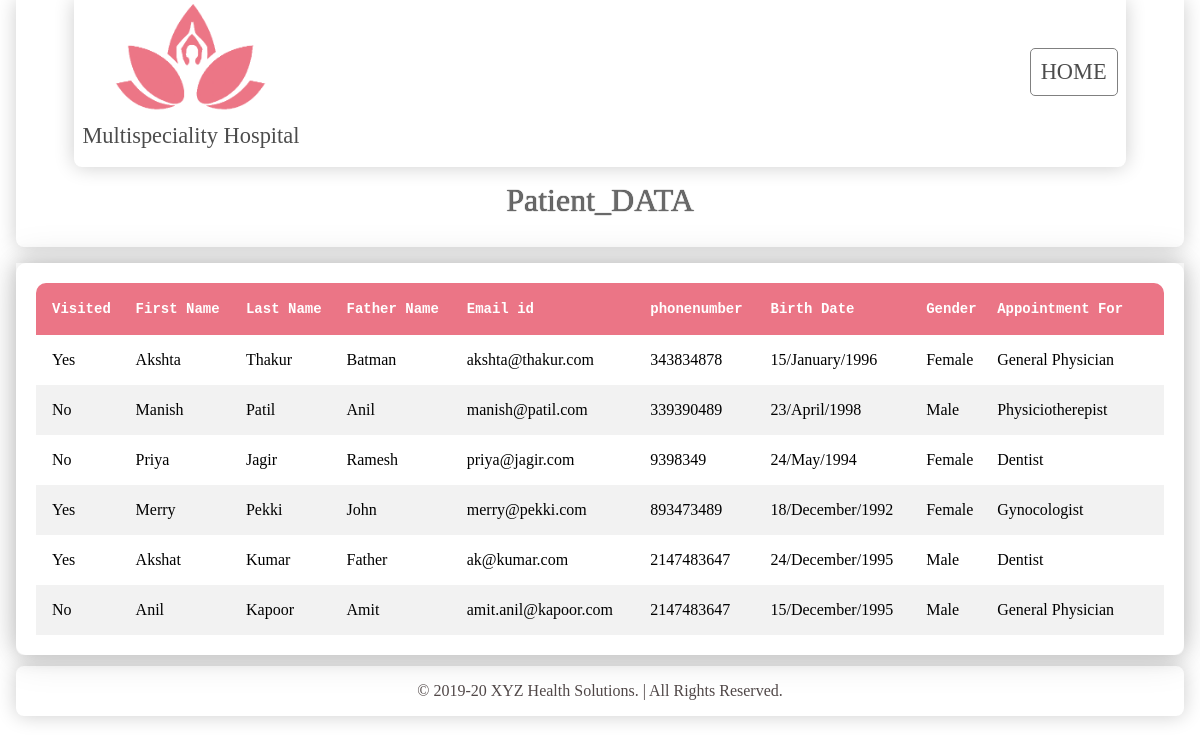
Page /Patient_DATA.php on the committed database.
### tables this page shows
CREATE TABLE `patient` (
  `visited` varchar(5) NOT NULL,
  `firstname` varchar(21) NOT NULL,
  `lastname` varchar(21) NOT NULL,
  `fathername` varchar(20) NOT NULL,
  `emailid` varchar(25) NOT NULL,
  `phonenumber` int(15) NOT NULL,
  `month` varchar(17) NOT NULL,
  `day` int(13) NOT NULL,
  `year` int(11) NOT NULL,
  `gender` varchar(11) NOT NULL,
  `docid` varchar(30) DEFAULT NULL
);

### func.php (the view, shortened to what this page needs)
<?php
$con = mysqli_connect("localhost", "root", "", "health_solution");
function get_patient_details()
{
    global $con;
    $query = "select * from patient";
    $result = mysqli_query($con, $query);
    while ($row = mysqli_fetch_array($result)) {
        $visited = $row['visited'];
        $firstname = $row['firstname'];
        $lastname = $row['lastname'];
        $fathername = $row['fathername'];
        $emailid = $row['emailid'];
        $phonenumber = $row['phonenumber'];
        $month = $row['month'];
        $day = $row['day'];
        $year = $row['year'];
        $gender = $row['gender'];
        $docid = $row['docid'];
        echo "<tr>
      <td>$visited</td>
      <td>$firstname</td>
      <td>$lastname</td>
      <td>$fathername</td>
      <td>$emailid</td>
      <td>$phonenumber</td>
      <td>$day/$month/$year</td>
      <td>$gender</td>
      <td>$docid</td>
    </tr>";
    }
}

### Patient_DATA.php (shortened to what this page needs)
<!DOCTYPE html>
<?php include "func.php";?>
<html lang="en">
<head>
  <link rel="stylesheet" href="styles.css">
</head>
<body>
  <div id="header">
    <div id="logosection">
      <div>
        <img src="img/logoi.png" alt="">
        <p>Multispeciality Hospital</p><br>
      </div>
      <div id="submenu">
        <p><a href="index">HOME</a></p>
      </div>
    </div>
    <p id="labelPD">Patient_DATA</p>
  </div>
  <div id="table_container">
    <div id="table_card">
      <table class="table table-hover">
        <thead>
          <tr>
            <th>Visited</th>
            <th>First Name</th>
            <th>Last Name</th>
            <th>Father Name</th>
            <th>Email id</th>
            <th>phonenumber</th>
            <th>Birth Date</th>
            <th>Gender</th>
            <th>Appointment For</th>
          </tr>
        </thead>
        <tbody>
          <?php get_patient_details();?>
        </tbody>
      </table>
    </div>
  </div>
  <div id="footer">
    <p class="footer-data">© 2019-20 XYZ Health Solutions. | All Rights Reserved.</p>
  </div>
</body>
</html>

### styles.css (style rules this page uses)
* { margin: 0; box-sizing: border-box; }
#header { height: 247px; background-color: white; box-shadow: 0 0 20px 0 rgba(0, 0, 0, 0.2); border-radius: 0 0 8px 8px; margin: 0 1rem 0.7rem; position: relative; top: 0; }
#logosection { width: 90%; height: auto; margin: auto; background-color: white; box-shadow: 0 0 20px 0 rgba(0, 0, 0, 0.2); border-radius: 0 0 8px 8px; padding: 0 0.5rem; display: flex; justify-content: space-between; }
#logosection div { display: flex; flex-direction: column; justify-content: center; align-items: center; }
#logosection div p { display: inline-block; font-size: 1.4rem; color: rgba(0, 0, 0, 0.7); }
#submenu { display: flex; align-items: flex-end; padding-bottom: 23px; }
#submenu p { padding: 10px; border-radius: 5px; border: 1px solid grey; }
#logosection img { width: 11rem; }
#submenu p a { text-decoration: none; color: inherit; }
.footer-data { color: #514848; padding: 1rem; width: auto; height: auto; background-color: white; box-shadow: 0 0 20px 0 rgba(0, 0, 0, 0.2); border-radius: 8px; margin: 0.7rem 1rem 1rem; text-align: center; }
#labelPD { text-align: center; font-size: 2rem; color: dimgrey; text-shadow: 0 0 1px black; transform: translateY(15px); transition: 0.5s; }
table { border-collapse: collapse; }
.table { width: 100%; }
tr th:nth-child(1) { padding-left: 16px; border-radius: 10px 0 0; }
tr th:last-child { padding-right: 16px; border-radius: 0 10px 0 0; }
tr td:first-child { padding-left: 16px; }
tr:nth-child(even) { background-color: #f2f2f2; }
th { text-align: left; padding: 18px 10px 18px 0px; background: #eb7586; color: white; font-size: 14px; font-family: monospace; }
td { padding: 16px 10px 16px 0px; }
#table_container { background-color: white; box-shadow: 0 0 20px 0 rgba(0, 0, 0, 0.2); border-radius: 0 0 8px 8px; margin: 1rem 1rem 0.7rem; position: relative; top: 0; }
#table_card { padding: 1.25rem; border-radius: 10px; overflow: scroll; box-shadow: 0 0px 40px 0px rgba(0, 0, 0, 0.15); }

### rows in the picture
patient: visited "Yes", firstname "Akshta", lastname "Thakur", fathername "Batman", emailid "akshta@thakur.com", phonenumber "343834878", day "15", month "January", year "1996", gender "Female", docid "General Physician"
patient: visited "No", firstname "Manish", lastname "Patil", fathername "Anil", emailid "manish@patil.com", phonenumber "339390489", day "23", month "April", year "1998", gender "Male", docid "Physiciotherepist"
patient: visited "No", firstname "Priya", lastname "Jagir", fathername "Ramesh", emailid "priya@jagir.com", phonenumber "9398349", day "24", month "May", year "1994", gender "Female", docid "Dentist"
patient: visited "Yes", firstname "Merry", lastname "Pekki", fathername "John", emailid "merry@pekki.com", phonenumber "893473489", day "18", month "December", year "1992", gender "Female", docid "Gynocologist"
patient: visited "Yes", firstname "Akshat", lastname "Kumar", fathername "Father", emailid "ak@kumar.com", phonenumber "2147483647", day "24", month "December", year "1995", gender "Male", docid "Dentist"
patient: visited "No", firstname "Anil", lastname "Kapoor", fathername "Amit", emailid "amit.anil@kapoor.com", phonenumber "2147483647", day "15", month "December", year "1995", gender "Male", docid "General Physician"
